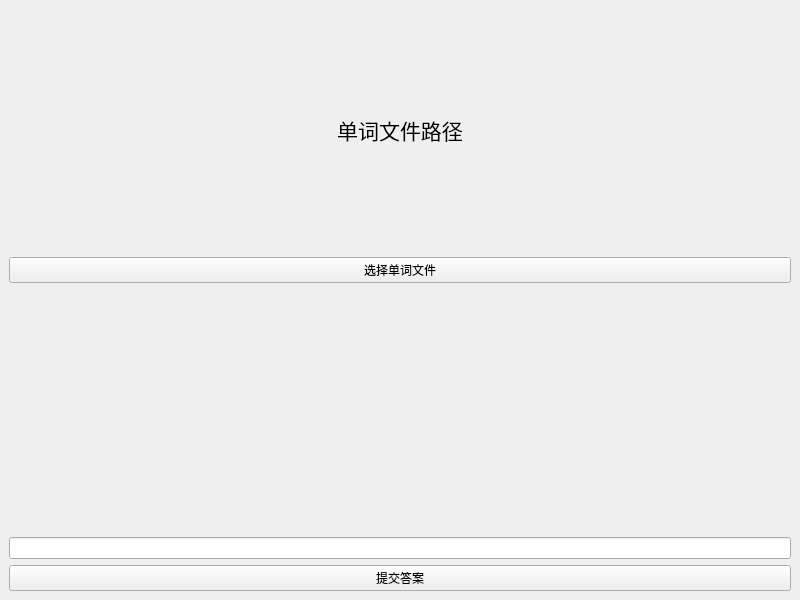
<?xml version="1.0" encoding="UTF-8"?>
<ui version="4.0">
 <class>Word</class>
 <widget class="QMainWindow" name="Word">
  <property name="geometry">
   <rect>
    <x>0</x>
    <y>0</y>
    <width>800</width>
    <height>600</height>
   </rect>
  </property>
  <property name="windowTitle">
   <string>Word</string>
  </property>
  <widget class="QWidget" name="centralwidget">
   <layout class="QVBoxLayout" name="verticalLayout">
    <item>
     <widget class="QLabel" name="lb_file_path">
      <property name="font">
       <font>
        <family>SimSun</family>
        <pointsize>16</pointsize>
       </font>
      </property>
      <property name="text">
       <string>单词文件路径</string>
      </property>
      <property name="alignment">
       <set>Qt::AlignCenter</set>
      </property>
     </widget>
    </item>
    <item>
     <widget class="QPushButton" name="pb_file">
      <property name="text">
       <string>选择单词文件</string>
      </property>
     </widget>
    </item>
    <item>
     <widget class="QLabel" name="lb_question">
      <property name="font">
       <font>
        <family>SimSun</family>
        <pointsize>20</pointsize>
       </font>
      </property>
      <property name="text">
       <string/>
      </property>
      <property name="alignment">
       <set>Qt::AlignCenter</set>
      </property>
     </widget>
    </item>
    <item>
     <widget class="QLineEdit" name="le_answer"/>
    </item>
    <item>
     <widget class="QPushButton" name="pb_submit">
      <property name="text">
       <string>提交答案</string>
      </property>
     </widget>
    </item>
   </layout>
  </widget>
 </widget>
 <resources/>
 <connections/>
</ui>
